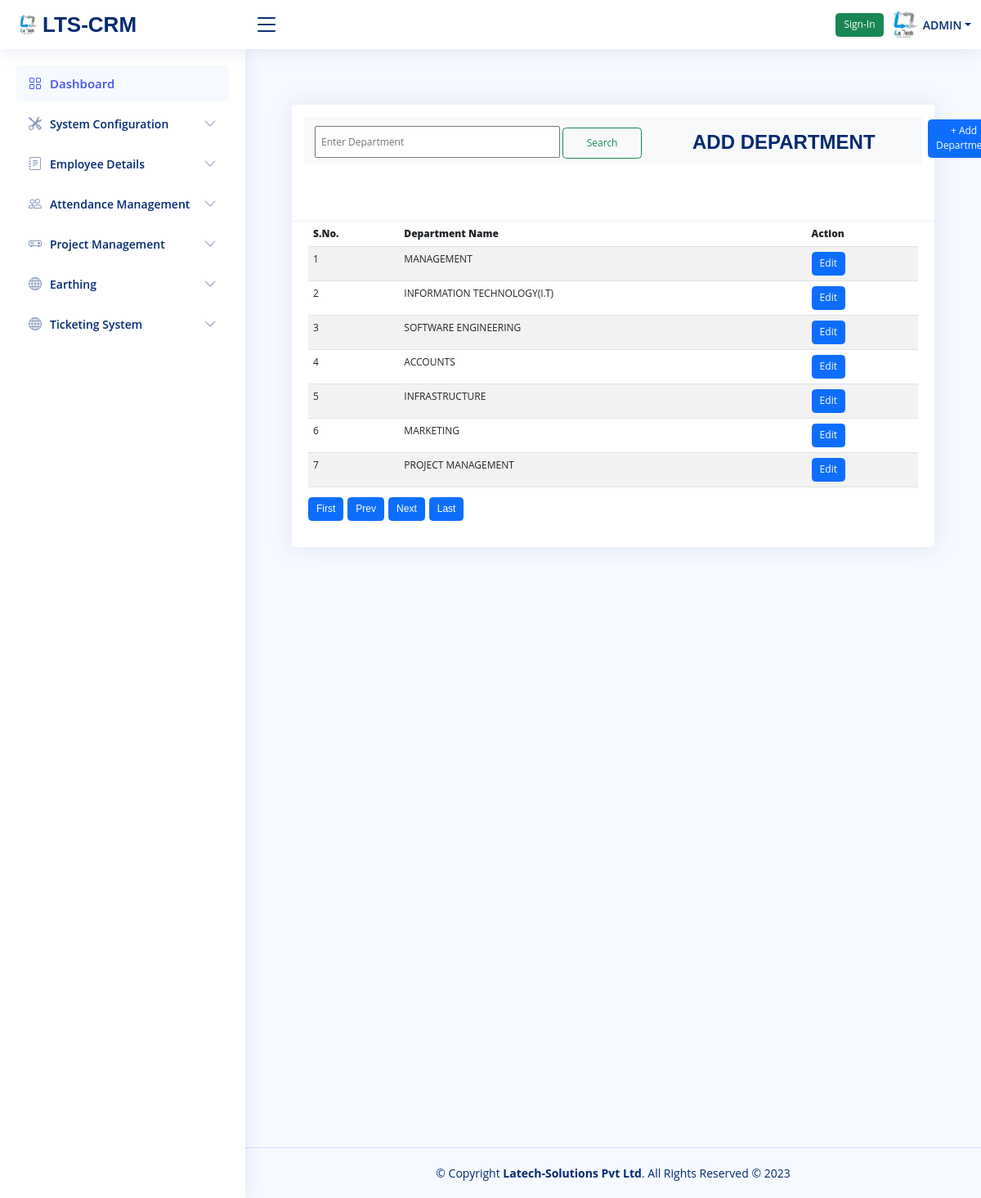
The page /PFC.php?PageName=view_department_details (signed in) on the database its author committed.
### tables this page shows
CREATE TABLE `department` (
  `dept_id` int(11) NOT NULL,
  `department` varchar(200) NOT NULL
);

### Pages/view_department_details.php (the view, shortened to what this page needs)
<?php
require_once 'connection.php';
include("Pages/pagi_script.php");
?>
<main id="main" class="main">
<div class="midde_cont">
  <div class="container-fluid">
<div class="row column1">
  <div class="col-md-12">
        <div class="container py-5">
            <div class="card mt-3">
                <div class="card-header">
                <nav class="navbar navbar-light bg-light">
                   <form method="POST">
                      <input type="text" name="searchvalue" style="margin-left: 13px;height:39px;padding:6px;width:300px;margin-top: 5px;"  placeholder="Enter Department" value="">
                      <input class="btn btn-outline-success my-2 my-sm-0" style="height: 38px;padding: 1px;width: 97px;" type="submit" name="submitsearch" value="Search">
                      <button type="button" class="btn btn-primary" data-bs-toggle="modal" data-bs-target="#myModal" style="margin-left: 763px;margin-top: -69px;">+ Add Department</button>
                      <h2 style="color:#012970;margin-left:475px;margin-top:-52px;"><b>ADD DEPARTMENT</b></h2>
                    </form>
              </nav><br><br><br>
          </div>
         <div class="card-body">
            <table  class="hover table table-striped" style="width:100%">
            <thead class="thead-pink" >
              <tr>
                 <th><b>S.No.</b></th>
                 <th><b>Department Name</b></th>
                 <th><b>Action</b></th>
               </tr>
                </thead>
                <tbody>
                <?php
                  $sql = "SELECT * FROM `department` order by `dept_id`  LIMIT $offset, $no_of_records_per_page";
                  $result = $conn->query($sql);
                  if ($result->num_rows > 0)
                  {
                  $cnt=0;
                  while($row = $result->fetch_assoc())
                    {
                      ?>
                      <tr>
                      <td><?php echo ++$cnt;?></td>
                        <td><?php echo $row['department'];?></td>
                        <td><button  value="<?php echo $row["dept_id"]; ?>" data-bs-toggle='modal' class='btn btn-primary editbtn' onclick="EmpUpdate(this.value)">Edit</button></td>
                      </tr>
                    <?php
                    }
                  }
                  ?>
                 </tbody>
            </table>
            <?php
                 $sql1 = "SELECT * from department";
                 echo htmlContent($conn,$sql1,$no_of_records_per_page,$offset,$pageno);
             ?>
           </div>
</main>
  <br/><br/><br/><br/><br/><br/><br/><br/><br/><br/><br/><br/><br/><br/><br/><br/><br/><br/>
  <br/><br/><br/><br/><br/><br/><br/><br/><br/><br/><br/><br/><br/><br/><br/><br/><br/><br/>

### assets/css/style.css (style rules this page uses)
:root { scroll-behavior: smooth; }
body { font-family: "Open Sans", sans-serif; background: #f6f9ff; color: #444444; }
h1, h2, h3, h4, h5, h6 { font-family: "Nunito", sans-serif; }
#main { margin-top: 60px; padding: 20px 30px; transition: all 0.3s; }
.card { margin-bottom: 30px; border: none; border-radius: 5px; box-shadow: 0px 0 30px rgba(1, 41, 112, 0.1); }
.card-header, .card-footer { border-color: #ebeef4; background-color: #fff; color: #798eb3; padding: 15px; }
.card-body { padding: 0 20px 20px 20px; }
@media (min-width: 1200px) { #main, #footer { margin-left: 300px; } }

### PFC.php (style rules this page uses)
html { font-size: 12px; }

### rows shown on the page
department: department "MANAGEMENT"
department: department "INFORMATION TECHNOLOGY(I.T)"
department: department "SOFTWARE ENGINEERING"
department: department "ACCOUNTS"
department: department "INFRASTRUCTURE"
department: department "MARKETING"
department: department "PROJECT MANAGEMENT"

### other values the page prints
$_SESSION['PFC_EmpName'] "ADMIN"
